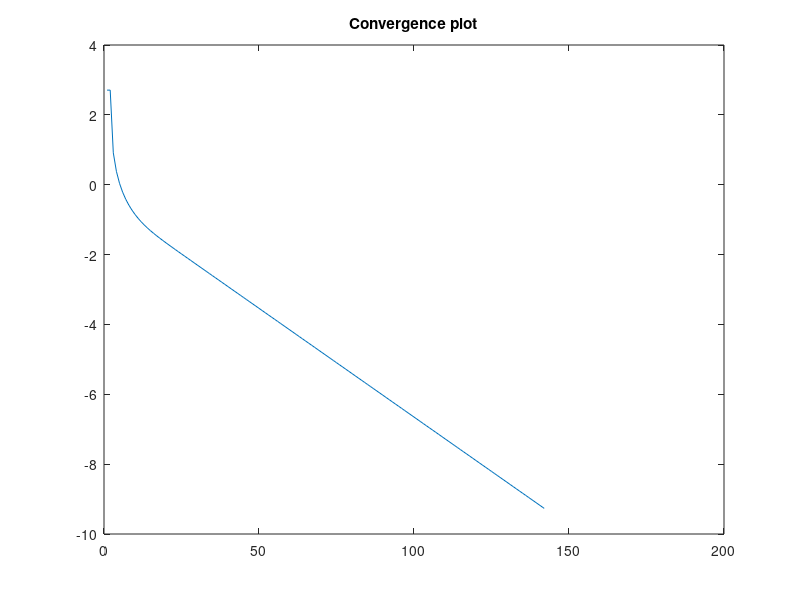
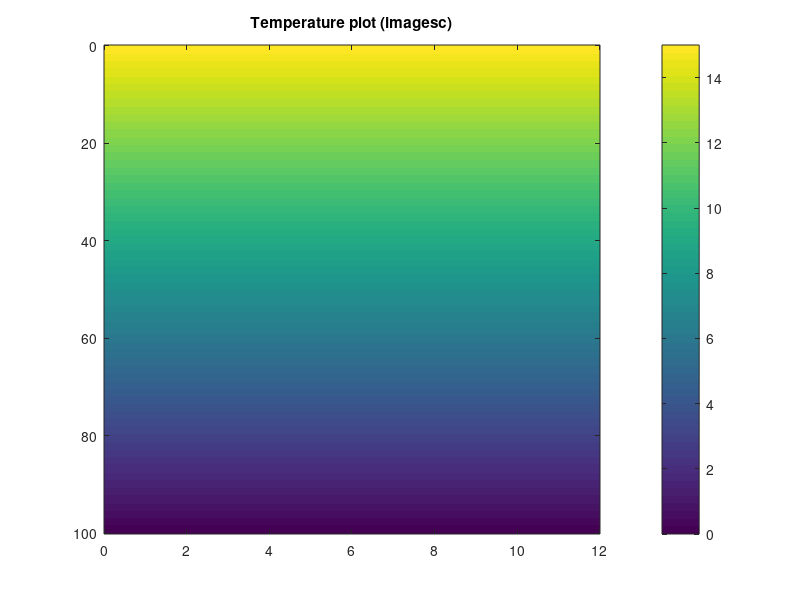
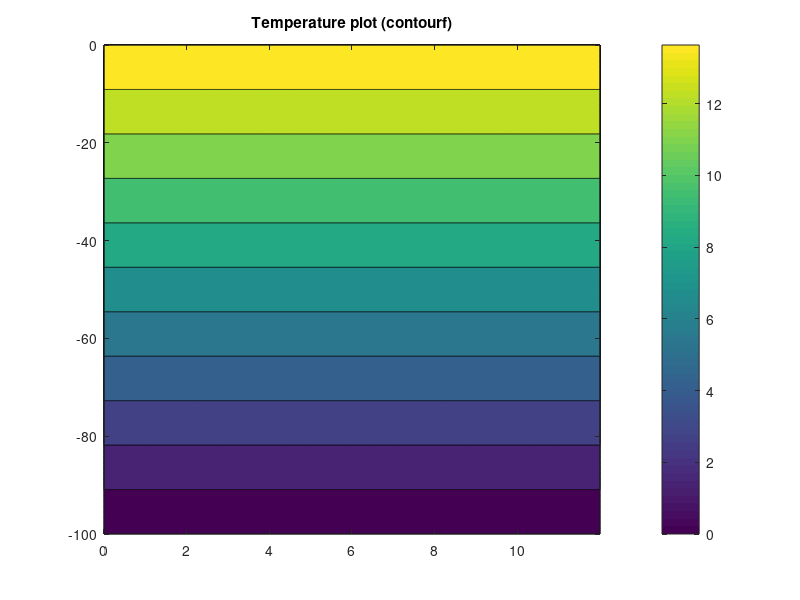

Source code (MATLAB) for these figures, in order:
%%%%%%%%%%%%%%%%%%%%%%%%%%%%%%%%%%%%%%%%%%%%%%%
%%% Script to solve the heat equation in soil with
%%% seasonal temperature forcing
% See:  http://www.colorado.edu/geography/class_homepages/geog_4023_s07/labs/html/PDE_lab.html
%%%%%%%%%%%%%%%%%%%%%%%%%%%%%%%%%%%%%%%%%%

%%% Initialize variables
dz = .25; %each depth step is 1/4 meter
Nz = 400; % Choose the number of depth steps (should go to at least 100 m)
Nt = 5000; % Choose the number of time steps
dt = (365*24*60*60)/Nt; %Length of each time step in seconds (~ 6.3*10^3 seconds, or ~105 minutes)
K =  2*10^-6; % "canonical" K is 10e-6 m^2/s

T = 15*ones(Nz+1,Nt+1);  %Create temperature matrix with Nz+1 rows, and Nt+1 columns
                         % Initial guess is that T is 15 everywhere.
                         % first dimension is distance , second dimension is time 
time = 0:12/Nt:12;
T(1,:)=15;
% T(1,:) = 15-20*sin(2*pi*time/12);  %Set surface temperature 
%  T(1,:) = 15-10*sin(2*pi*time/12);  %Set surface temperature
%          surface-layer temperature varying around 15C between 5C and 25C sinosoidally  

maxiter = 500 ;
err = ones(1,maxiter);

for iter = 1:maxiter
    Tlast = T; %Save the last guess
    T(:,1) = Tlast(:,end); %Initialize the temp at t=0 to the last temp
    for i=2:Nt+1,
        % d2(Temp)/dz2 is given below.
        depth_2D = (T(1:end-2,i-1)-2*T(2:end-1,i-1)+T(3:end,i-1))/dz^2;
        time_1D = K*depth_2D;
        %  Temp(i) - Temp(i-1)    d2(Temp)
        %  ------------------  = K ------
        %      dt                   dz2
        % Therefore: 
        % Temp(i) = K*( d2(Temp)/dz2)  *dt + Temp(i-1) diffusion equation 
        T(2:end-1,i) = time_1D*dt + T(2:end-1,i-1);
%         T(end,i) = T(end-1,i); % Enforce bottom BC
        T(end,i) = 0.0;
    end
    err(iter) = max(abs(T(:)-Tlast(:)));  %Find difference between last two solutions
    if err(iter)<1E-4
        break; % Stop if solutions very similar, we have convergence
    end
end
if iter==maxiter;
    warning('Convergence not reached')
end
pause 
figure(1)
plot(log(err(1:iter))), title('Convergence plot')
figure(2)
imagesc([0 12],[0 100],T); title('Temperature plot (imagesc)')
colorbar
figure(3)
depth = [0:dz:Nz*dz];
contourf(time,-depth,T); title('Temperature plot (contourf)')
colorbar
